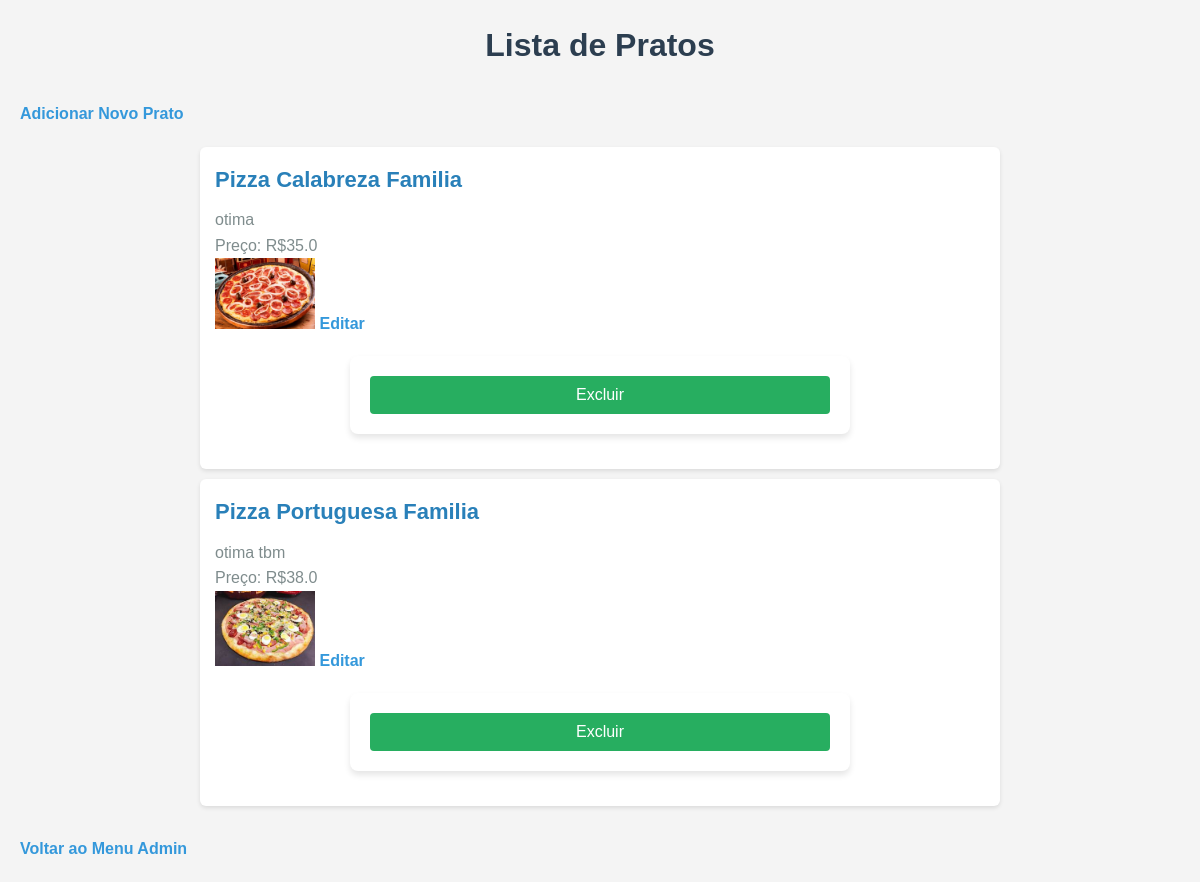
Page /pratos on the committed database.
### main.py (models this page shows)
class Prato(db.Model):
    id = db.Column(db.Integer, primary_key=True)
    nome = db.Column(db.String(100), nullable=False)
    descricao = db.Column(db.Text, nullable=True)
    preco = db.Column(db.Float, nullable=False)
    imagem = db.Column(db.String(120), nullable=True)
    favoritos = db.relationship('Favorito', back_populates='prato', cascade="all, delete")

### main.py (the view)
@app.route('/pratos', methods=['GET'])
def listar_pratos():
    pratos = Prato.query.all()
    return render_template('adm/list_pratos.html', pratos=pratos)

### templates/adm/list_pratos.html (shortened to what this page needs)
<!DOCTYPE html>
<html>
<head>
    <link rel="stylesheet" href="{{ url_for('static', filename='css/adm_style.css') }}">
</head>
<body>
    <h1>Lista de Pratos</h1>
    <a href="{{ url_for('criar_prato') }}">Adicionar Novo Prato</a>
    <ul>
        {% for prato in pratos %}
            <li>
                <h2>{{ prato.nome }}</h2>
                <p>{{ prato.descricao }}</p>
                <p>Preço: R${{ prato.preco }}</p>
                {% if prato.imagem %}
                    <img src="{{ url_for('static', filename='img/' + prato.imagem) }}" alt="{{ prato.nome }}" width="100">
                {% endif %}
                <a href="{{ url_for('atualizar_prato', id=prato.id) }}">Editar</a>
                <form action="{{ url_for('excluir_prato', id=prato.id) }}" method="POST" onsubmit="return confirmarExclusao()">
                    <button type="submit">Excluir</button>
                </form>
            </li>
        {% endfor %}
    </ul>
    <a href="{{ url_for('admin_menu') }}">Voltar ao Menu Admin</a>
</body>
</html>

### static/css/adm_style.css (style rules this page uses)
* { margin: 0; padding: 0; box-sizing: border-box; }
body { font-family: 'Arial', sans-serif; background-color: #f4f4f4; color: #333; line-height: 1.6; padding: 20px; }
h1 { text-align: center; color: #2c3e50; margin-bottom: 20px; }
h2 { color: #2980b9; }
form { background-color: #fff; padding: 20px; border-radius: 8px; box-shadow: 0 4px 6px rgba(0, 0, 0, 0.1); max-width: 500px; margin: 20px auto; }
button { width: 100%; padding: 10px; background-color: #27ae60; border: none; border-radius: 4px; color: white; font-size: 16px; cursor: pointer; transition: background-color 0.3s ease; }
ul { list-style-type: none; padding: 0; margin: 20px auto; max-width: 800px; }
li { background-color: #fff; margin-bottom: 10px; padding: 15px; border-radius: 6px; box-shadow: 0 2px 4px rgba(0, 0, 0, 0.1); }
li h2 { font-size: 22px; margin-bottom: 10px; }
li p { font-size: 16px; color: #7f8c8d; }
a { text-decoration: none; color: #3498db; font-weight: bold; margin-top: 10px; display: inline-block; }

### rows in the picture
Prato: nome "Pizza Calabreza Familia", descricao "otima", preco "35.0", imagem (picture)
Prato: nome "Pizza Portuguesa Familia", descricao "otima tbm", preco "38.0", imagem (picture)
